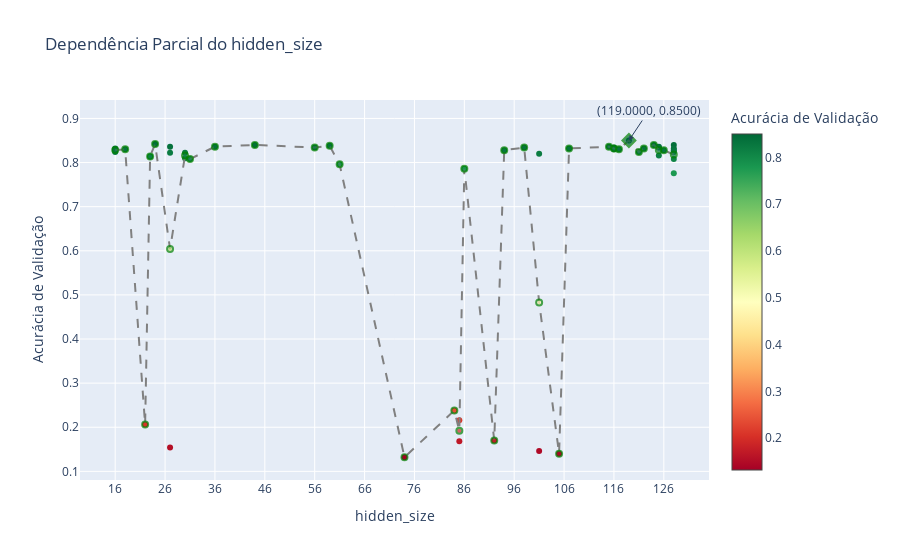

The cell this chart's notebook holds for it:
### Code cell
plot_dependencia_hiperparametro_acuracia(result, 0, 'hidden_size')
plot_dependencia_hiperparametro_acuracia(result, 1, 'n_layers')
plot_dependencia_hiperparametro_acuracia(result, 2, 'lr')
plot_dependencia_hiperparametro_acuracia(result, 3, 'dropout')
plot_dependencia_hiperparametro_acuracia(result, 4, 'l2_lambda')

### Figure 1 — Plotly figure (JSON) as saved in the notebook; plotly's stock layout.template omitted (floating-point values rounded to 4 significant figures)
{"data": [{"marker": {"color": [0.14, 0.154, 0.206, 0.216, 0.796, 0.168, 0.17, 0.838, 0.238, 0.146, 0.824, 0.132, 0.776, 0.84, 0.808, 0.83, 0.832, 0.832, 0.822, 0.842, 0.84, 0.824, 0.84, 0.822, 0.836, 0.834, 0.828, 0.828, 0.814, 0.808, 0.832, 0.81, 0.83, 0.828, 0.836, 0.786, 0.834, 0.832, 0.834, 0.85, 0.828, 0.83, 0.836, 0.82, 0.824, 0.814, 0.83, 0.836, 0.834, 0.816], "colorbar": {"title": {"text": "Acurácia de Validação"}}, "colorscale": [[0, "rgb(165,0,38)"], [0.1, "rgb(215,48,39)"], [0.2, "rgb(244,109,67)"], [0.3, "rgb(253,174,97)"], [0.4, "rgb(254,224,139)"], [0.5, "rgb(255,255,191)"], [0.6, "rgb(217,239,139)"], [0.7, "rgb(166,217,106)"], [0.8, "rgb(102,189,99)"], [0.9, "rgb(26,152,80)"], [1, "rgb(0,104,55)"]], "size": 6, "symbol": "circle"}, "mode": "markers", "showlegend": false, "type": "scatter", "x": [105, 27, 22, 85, 61, 85, 92, 59, 84, 101, 16, 74, 128, 128, 128, 16, 16, 128, 27, 24, 44, 121, 124, 30, 27, 56, 94, 126, 23, 31, 107, 30, 117, 128, 36, 86, 98, 122, 125, 119, 16, 116, 115, 101, 128, 23, 18, 125, 116, 125], "y": [0.14, 0.154, 0.206, 0.216, 0.796, 0.168, 0.17, 0.838, 0.238, 0.146, 0.824, 0.132, 0.776, 0.84, 0.808, 0.83, 0.832, 0.832, 0.822, 0.842, 0.84, 0.824, 0.84, 0.822, 0.836, 0.834, 0.828, 0.828, 0.814, 0.808, 0.832, 0.81, 0.83, 0.828, 0.836, 0.786, 0.834, 0.832, 0.834, 0.85, 0.828, 0.83, 0.836, 0.82, 0.824, 0.814, 0.83, 0.836, 0.834, 0.816]}, {"line": {"color": "gray", "dash": "dash"}, "marker": {"color": [0.8285, 0.83, 0.206, 0.814, 0.842, 0.604, 0.816, 0.808, 0.836, 0.84, 0.834, 0.838, 0.796, 0.132, 0.238, 0.192, 0.786, 0.17, 0.828, 0.834, 0.483, 0.14, 0.832, 0.836, 0.832, 0.83, 0.85, 0.824, 0.832, 0.84, 0.8287, 0.828, 0.818], "colorscale": [[0, "rgb(165,0,38)"], [0.1, "rgb(215,48,39)"], [0.2, "rgb(244,109,67)"], [0.3, "rgb(253,174,97)"], [0.4, "rgb(254,224,139)"], [0.5, "rgb(255,255,191)"], [0.6, "rgb(217,239,139)"], [0.7, "rgb(166,217,106)"], [0.8, "rgb(102,189,99)"], [0.9, "rgb(26,152,80)"], [1, "rgb(0,104,55)"]], "line": {"color": "green", "width": 2}, "size": [6, 6, 6, 6, 6, 6, 6, 6, 6, 6, 6, 6, 6, 6, 6, 6, 6, 6, 6, 6, 6, 6, 6, 6, 6, 6, 10, 6, 6, 6, 6, 6, 6], "symbol": ["circle", "circle", "circle", "circle", "circle", "circle", "circle", "circle", "circle", "circle", "circle", "circle", "circle", "circle", "circle", "circle", "circle", "circle", "circle", "circle", "circle", "circle", "circle", "circle", "circle", "circle", "diamond", "circle", "circle", "circle", "circle", "circle", "circle"]}, "mode": "lines+markers", "showlegend": false, "type": "scatter", "x": [16, 18, 22, 23, 24, 27, 30, 31, 36, 44, 56, 59, 61, 74, 84, 85, 86, 92, 94, 98, 101, 105, 107, 115, 116, 117, 119, 121, 122, 124, 125, 126, 128], "y": [0.8285, 0.83, 0.206, 0.814, 0.842, 0.604, 0.816, 0.808, 0.836, 0.84, 0.834, 0.838, 0.796, 0.132, 0.238, 0.192, 0.786, 0.17, 0.828, 0.834, 0.483, 0.14, 0.832, 0.836, 0.832, 0.83, 0.85, 0.824, 0.832, 0.84, 0.8287, 0.828, 0.818]}], "layout": {"annotations": [{"arrowhead": 2, "ax": 20, "ay": -30, "showarrow": true, "text": "(119.0000, 0.8500)", "x": 119, "xref": "x", "y": 0.85, "yref": "y"}], "title": {"text": "Dependência Parcial do hidden_size"}, "xaxis": {"dtick": 10, "tick0": 16, "tickmode": "linear", "title": {"text": "hidden_size"}, "type": "linear"}, "yaxis": {"title": {"text": "Acurácia de Validação"}}}}
